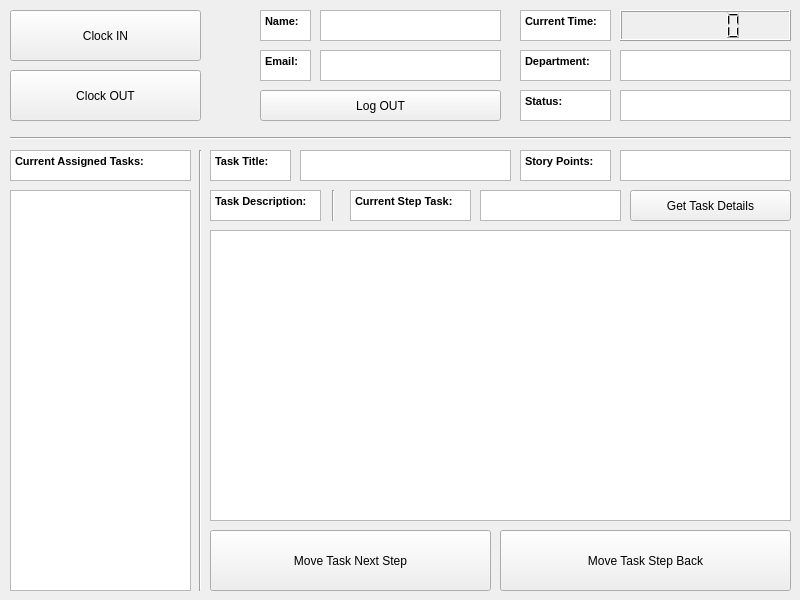
<?xml version="1.0" encoding="UTF-8"?>
<ui version="4.0">
 <class>EmployeeWindow</class>
 <widget class="QMainWindow" name="EmployeeWindow">
  <property name="geometry">
   <rect>
    <x>0</x>
    <y>0</y>
    <width>800</width>
    <height>600</height>
   </rect>
  </property>
  <property name="windowTitle">
   <string>Employee UI</string>
  </property>
  <widget class="QWidget" name="centralwidget">
   <widget class="QPushButton" name="clock_in_button">
    <property name="geometry">
     <rect>
      <x>10</x>
      <y>10</y>
      <width>191</width>
      <height>51</height>
     </rect>
    </property>
    <property name="text">
     <string>Clock IN</string>
    </property>
   </widget>
   <widget class="QPushButton" name="clock_out_button">
    <property name="geometry">
     <rect>
      <x>10</x>
      <y>70</y>
      <width>191</width>
      <height>51</height>
     </rect>
    </property>
    <property name="text">
     <string>Clock OUT</string>
    </property>
   </widget>
   <widget class="QTextBrowser" name="textBrowser_2">
    <property name="geometry">
     <rect>
      <x>260</x>
      <y>10</y>
      <width>51</width>
      <height>31</height>
     </rect>
    </property>
    <property name="html">
     <string>&lt;!DOCTYPE HTML PUBLIC &quot;-//W3C//DTD HTML 4.0//EN&quot; &quot;http://www.w3.org/TR/REC-html40/strict.dtd&quot;&gt;
&lt;html&gt;&lt;head&gt;&lt;meta name=&quot;qrichtext&quot; content=&quot;1&quot; /&gt;&lt;style type=&quot;text/css&quot;&gt;
p, li { white-space: pre-wrap; }
&lt;/style&gt;&lt;/head&gt;&lt;body style=&quot; font-family:'MS Shell Dlg 2'; font-size:8.25pt; font-weight:400; font-style:normal;&quot;&gt;
&lt;p style=&quot; margin-top:0px; margin-bottom:0px; margin-left:0px; margin-right:0px; -qt-block-indent:0; text-indent:0px;&quot;&gt;&lt;span style=&quot; font-size:8pt; font-weight:600;&quot;&gt;Name: &lt;/span&gt;&lt;/p&gt;&lt;/body&gt;&lt;/html&gt;</string>
    </property>
   </widget>
   <widget class="QTextBrowser" name="textBrowser_3">
    <property name="geometry">
     <rect>
      <x>260</x>
      <y>50</y>
      <width>51</width>
      <height>31</height>
     </rect>
    </property>
    <property name="html">
     <string>&lt;!DOCTYPE HTML PUBLIC &quot;-//W3C//DTD HTML 4.0//EN&quot; &quot;http://www.w3.org/TR/REC-html40/strict.dtd&quot;&gt;
&lt;html&gt;&lt;head&gt;&lt;meta name=&quot;qrichtext&quot; content=&quot;1&quot; /&gt;&lt;style type=&quot;text/css&quot;&gt;
p, li { white-space: pre-wrap; }
&lt;/style&gt;&lt;/head&gt;&lt;body style=&quot; font-family:'MS Shell Dlg 2'; font-size:8.25pt; font-weight:400; font-style:normal;&quot;&gt;
&lt;p style=&quot; margin-top:0px; margin-bottom:0px; margin-left:0px; margin-right:0px; -qt-block-indent:0; text-indent:0px;&quot;&gt;&lt;span style=&quot; font-size:8pt; font-weight:600;&quot;&gt;Email: &lt;/span&gt;&lt;/p&gt;&lt;/body&gt;&lt;/html&gt;</string>
    </property>
   </widget>
   <widget class="QTextBrowser" name="textBrowser_4">
    <property name="geometry">
     <rect>
      <x>520</x>
      <y>50</y>
      <width>91</width>
      <height>31</height>
     </rect>
    </property>
    <property name="html">
     <string>&lt;!DOCTYPE HTML PUBLIC &quot;-//W3C//DTD HTML 4.0//EN&quot; &quot;http://www.w3.org/TR/REC-html40/strict.dtd&quot;&gt;
&lt;html&gt;&lt;head&gt;&lt;meta name=&quot;qrichtext&quot; content=&quot;1&quot; /&gt;&lt;style type=&quot;text/css&quot;&gt;
p, li { white-space: pre-wrap; }
&lt;/style&gt;&lt;/head&gt;&lt;body style=&quot; font-family:'MS Shell Dlg 2'; font-size:8.25pt; font-weight:400; font-style:normal;&quot;&gt;
&lt;p style=&quot; margin-top:0px; margin-bottom:0px; margin-left:0px; margin-right:0px; -qt-block-indent:0; text-indent:0px;&quot;&gt;&lt;span style=&quot; font-size:8pt; font-weight:600;&quot;&gt;Department: &lt;/span&gt;&lt;/p&gt;&lt;/body&gt;&lt;/html&gt;</string>
    </property>
   </widget>
   <widget class="QTextBrowser" name="employee_name">
    <property name="geometry">
     <rect>
      <x>320</x>
      <y>10</y>
      <width>181</width>
      <height>31</height>
     </rect>
    </property>
   </widget>
   <widget class="QTextBrowser" name="employee_email">
    <property name="geometry">
     <rect>
      <x>320</x>
      <y>50</y>
      <width>181</width>
      <height>31</height>
     </rect>
    </property>
   </widget>
   <widget class="QTextBrowser" name="employee_department">
    <property name="geometry">
     <rect>
      <x>620</x>
      <y>50</y>
      <width>171</width>
      <height>31</height>
     </rect>
    </property>
   </widget>
   <widget class="QTextBrowser" name="textBrowser_8">
    <property name="geometry">
     <rect>
      <x>520</x>
      <y>10</y>
      <width>91</width>
      <height>31</height>
     </rect>
    </property>
    <property name="html">
     <string>&lt;!DOCTYPE HTML PUBLIC &quot;-//W3C//DTD HTML 4.0//EN&quot; &quot;http://www.w3.org/TR/REC-html40/strict.dtd&quot;&gt;
&lt;html&gt;&lt;head&gt;&lt;meta name=&quot;qrichtext&quot; content=&quot;1&quot; /&gt;&lt;style type=&quot;text/css&quot;&gt;
p, li { white-space: pre-wrap; }
&lt;/style&gt;&lt;/head&gt;&lt;body style=&quot; font-family:'MS Shell Dlg 2'; font-size:8.25pt; font-weight:400; font-style:normal;&quot;&gt;
&lt;p style=&quot; margin-top:0px; margin-bottom:0px; margin-left:0px; margin-right:0px; -qt-block-indent:0; text-indent:0px;&quot;&gt;&lt;span style=&quot; font-size:8pt; font-weight:600;&quot;&gt;Current Time: &lt;/span&gt;&lt;/p&gt;&lt;/body&gt;&lt;/html&gt;</string>
    </property>
   </widget>
   <widget class="QLCDNumber" name="current_time">
    <property name="geometry">
     <rect>
      <x>620</x>
      <y>10</y>
      <width>171</width>
      <height>31</height>
     </rect>
    </property>
   </widget>
   <widget class="QTextBrowser" name="textBrowser_9">
    <property name="geometry">
     <rect>
      <x>10</x>
      <y>150</y>
      <width>181</width>
      <height>31</height>
     </rect>
    </property>
    <property name="html">
     <string>&lt;!DOCTYPE HTML PUBLIC &quot;-//W3C//DTD HTML 4.0//EN&quot; &quot;http://www.w3.org/TR/REC-html40/strict.dtd&quot;&gt;
&lt;html&gt;&lt;head&gt;&lt;meta name=&quot;qrichtext&quot; content=&quot;1&quot; /&gt;&lt;style type=&quot;text/css&quot;&gt;
p, li { white-space: pre-wrap; }
&lt;/style&gt;&lt;/head&gt;&lt;body style=&quot; font-family:'MS Shell Dlg 2'; font-size:8.25pt; font-weight:400; font-style:normal;&quot;&gt;
&lt;p style=&quot; margin-top:0px; margin-bottom:0px; margin-left:0px; margin-right:0px; -qt-block-indent:0; text-indent:0px;&quot;&gt;&lt;span style=&quot; font-size:8pt; font-weight:600;&quot;&gt;Current Assigned Tasks:&lt;/span&gt;&lt;/p&gt;&lt;/body&gt;&lt;/html&gt;</string>
    </property>
   </widget>
   <widget class="Line" name="line">
    <property name="geometry">
     <rect>
      <x>10</x>
      <y>130</y>
      <width>781</width>
      <height>16</height>
     </rect>
    </property>
    <property name="orientation">
     <enum>Qt::Horizontal</enum>
    </property>
   </widget>
   <widget class="Line" name="line_2">
    <property name="geometry">
     <rect>
      <x>190</x>
      <y>150</y>
      <width>20</width>
      <height>441</height>
     </rect>
    </property>
    <property name="orientation">
     <enum>Qt::Vertical</enum>
    </property>
   </widget>
   <widget class="QTextBrowser" name="textBrowser_10">
    <property name="geometry">
     <rect>
      <x>520</x>
      <y>90</y>
      <width>91</width>
      <height>31</height>
     </rect>
    </property>
    <property name="html">
     <string>&lt;!DOCTYPE HTML PUBLIC &quot;-//W3C//DTD HTML 4.0//EN&quot; &quot;http://www.w3.org/TR/REC-html40/strict.dtd&quot;&gt;
&lt;html&gt;&lt;head&gt;&lt;meta name=&quot;qrichtext&quot; content=&quot;1&quot; /&gt;&lt;style type=&quot;text/css&quot;&gt;
p, li { white-space: pre-wrap; }
&lt;/style&gt;&lt;/head&gt;&lt;body style=&quot; font-family:'MS Shell Dlg 2'; font-size:8.25pt; font-weight:400; font-style:normal;&quot;&gt;
&lt;p style=&quot; margin-top:0px; margin-bottom:0px; margin-left:0px; margin-right:0px; -qt-block-indent:0; text-indent:0px;&quot;&gt;&lt;span style=&quot; font-size:8pt; font-weight:600;&quot;&gt;Status: &lt;/span&gt;&lt;/p&gt;&lt;/body&gt;&lt;/html&gt;</string>
    </property>
   </widget>
   <widget class="QTextBrowser" name="employee_status">
    <property name="geometry">
     <rect>
      <x>620</x>
      <y>90</y>
      <width>171</width>
      <height>31</height>
     </rect>
    </property>
   </widget>
   <widget class="QListView" name="task_list">
    <property name="geometry">
     <rect>
      <x>10</x>
      <y>190</y>
      <width>181</width>
      <height>401</height>
     </rect>
    </property>
   </widget>
   <widget class="QTextBrowser" name="textBrowser_12">
    <property name="geometry">
     <rect>
      <x>210</x>
      <y>150</y>
      <width>81</width>
      <height>31</height>
     </rect>
    </property>
    <property name="html">
     <string>&lt;!DOCTYPE HTML PUBLIC &quot;-//W3C//DTD HTML 4.0//EN&quot; &quot;http://www.w3.org/TR/REC-html40/strict.dtd&quot;&gt;
&lt;html&gt;&lt;head&gt;&lt;meta name=&quot;qrichtext&quot; content=&quot;1&quot; /&gt;&lt;style type=&quot;text/css&quot;&gt;
p, li { white-space: pre-wrap; }
&lt;/style&gt;&lt;/head&gt;&lt;body style=&quot; font-family:'MS Shell Dlg 2'; font-size:8.25pt; font-weight:400; font-style:normal;&quot;&gt;
&lt;p style=&quot; margin-top:0px; margin-bottom:0px; margin-left:0px; margin-right:0px; -qt-block-indent:0; text-indent:0px;&quot;&gt;&lt;span style=&quot; font-size:8pt; font-weight:600;&quot;&gt;Task Title:&lt;/span&gt;&lt;/p&gt;&lt;/body&gt;&lt;/html&gt;</string>
    </property>
   </widget>
   <widget class="QTextBrowser" name="task_title">
    <property name="geometry">
     <rect>
      <x>300</x>
      <y>150</y>
      <width>211</width>
      <height>31</height>
     </rect>
    </property>
   </widget>
   <widget class="QTextBrowser" name="textBrowser_14">
    <property name="geometry">
     <rect>
      <x>520</x>
      <y>150</y>
      <width>91</width>
      <height>31</height>
     </rect>
    </property>
    <property name="html">
     <string>&lt;!DOCTYPE HTML PUBLIC &quot;-//W3C//DTD HTML 4.0//EN&quot; &quot;http://www.w3.org/TR/REC-html40/strict.dtd&quot;&gt;
&lt;html&gt;&lt;head&gt;&lt;meta name=&quot;qrichtext&quot; content=&quot;1&quot; /&gt;&lt;style type=&quot;text/css&quot;&gt;
p, li { white-space: pre-wrap; }
&lt;/style&gt;&lt;/head&gt;&lt;body style=&quot; font-family:'MS Shell Dlg 2'; font-size:8.25pt; font-weight:400; font-style:normal;&quot;&gt;
&lt;p style=&quot; margin-top:0px; margin-bottom:0px; margin-left:0px; margin-right:0px; -qt-block-indent:0; text-indent:0px;&quot;&gt;&lt;span style=&quot; font-size:8pt; font-weight:600;&quot;&gt;Story Points:&lt;/span&gt;&lt;/p&gt;&lt;/body&gt;&lt;/html&gt;</string>
    </property>
   </widget>
   <widget class="QTextBrowser" name="task_story_points">
    <property name="geometry">
     <rect>
      <x>620</x>
      <y>150</y>
      <width>171</width>
      <height>31</height>
     </rect>
    </property>
   </widget>
   <widget class="QTextBrowser" name="textBrowser_16">
    <property name="geometry">
     <rect>
      <x>210</x>
      <y>190</y>
      <width>111</width>
      <height>31</height>
     </rect>
    </property>
    <property name="html">
     <string>&lt;!DOCTYPE HTML PUBLIC &quot;-//W3C//DTD HTML 4.0//EN&quot; &quot;http://www.w3.org/TR/REC-html40/strict.dtd&quot;&gt;
&lt;html&gt;&lt;head&gt;&lt;meta name=&quot;qrichtext&quot; content=&quot;1&quot; /&gt;&lt;style type=&quot;text/css&quot;&gt;
p, li { white-space: pre-wrap; }
&lt;/style&gt;&lt;/head&gt;&lt;body style=&quot; font-family:'MS Shell Dlg 2'; font-size:8.25pt; font-weight:400; font-style:normal;&quot;&gt;
&lt;p style=&quot; margin-top:0px; margin-bottom:0px; margin-left:0px; margin-right:0px; -qt-block-indent:0; text-indent:0px;&quot;&gt;&lt;span style=&quot; font-size:8pt; font-weight:600;&quot;&gt;Task Description:&lt;/span&gt;&lt;/p&gt;&lt;/body&gt;&lt;/html&gt;</string>
    </property>
   </widget>
   <widget class="QTextBrowser" name="task_description">
    <property name="geometry">
     <rect>
      <x>210</x>
      <y>230</y>
      <width>581</width>
      <height>291</height>
     </rect>
    </property>
   </widget>
   <widget class="QPushButton" name="move_next_step">
    <property name="geometry">
     <rect>
      <x>210</x>
      <y>530</y>
      <width>281</width>
      <height>61</height>
     </rect>
    </property>
    <property name="text">
     <string>Move Task Next Step</string>
    </property>
   </widget>
   <widget class="QPushButton" name="move_step_back">
    <property name="geometry">
     <rect>
      <x>500</x>
      <y>530</y>
      <width>291</width>
      <height>61</height>
     </rect>
    </property>
    <property name="text">
     <string>Move Task Step Back</string>
    </property>
   </widget>
   <widget class="Line" name="line_3">
    <property name="geometry">
     <rect>
      <x>323</x>
      <y>190</y>
      <width>20</width>
      <height>31</height>
     </rect>
    </property>
    <property name="orientation">
     <enum>Qt::Vertical</enum>
    </property>
   </widget>
   <widget class="QTextBrowser" name="textBrowser_18">
    <property name="geometry">
     <rect>
      <x>350</x>
      <y>190</y>
      <width>121</width>
      <height>31</height>
     </rect>
    </property>
    <property name="html">
     <string>&lt;!DOCTYPE HTML PUBLIC &quot;-//W3C//DTD HTML 4.0//EN&quot; &quot;http://www.w3.org/TR/REC-html40/strict.dtd&quot;&gt;
&lt;html&gt;&lt;head&gt;&lt;meta name=&quot;qrichtext&quot; content=&quot;1&quot; /&gt;&lt;style type=&quot;text/css&quot;&gt;
p, li { white-space: pre-wrap; }
&lt;/style&gt;&lt;/head&gt;&lt;body style=&quot; font-family:'MS Shell Dlg 2'; font-size:8.25pt; font-weight:400; font-style:normal;&quot;&gt;
&lt;p style=&quot; margin-top:0px; margin-bottom:0px; margin-left:0px; margin-right:0px; -qt-block-indent:0; text-indent:0px;&quot;&gt;&lt;span style=&quot; font-size:8pt; font-weight:600;&quot;&gt;Current Step Task:&lt;/span&gt;&lt;/p&gt;&lt;/body&gt;&lt;/html&gt;</string>
    </property>
   </widget>
   <widget class="QTextBrowser" name="task_current_step">
    <property name="geometry">
     <rect>
      <x>480</x>
      <y>190</y>
      <width>141</width>
      <height>31</height>
     </rect>
    </property>
   </widget>
   <widget class="QPushButton" name="log_out">
    <property name="geometry">
     <rect>
      <x>260</x>
      <y>90</y>
      <width>241</width>
      <height>31</height>
     </rect>
    </property>
    <property name="text">
     <string>Log OUT</string>
    </property>
   </widget>
   <widget class="QPushButton" name="get_task_details">
    <property name="geometry">
     <rect>
      <x>630</x>
      <y>190</y>
      <width>161</width>
      <height>31</height>
     </rect>
    </property>
    <property name="text">
     <string>Get Task Details</string>
    </property>
   </widget>
  </widget>
 </widget>
 <resources/>
 <connections/>
</ui>
